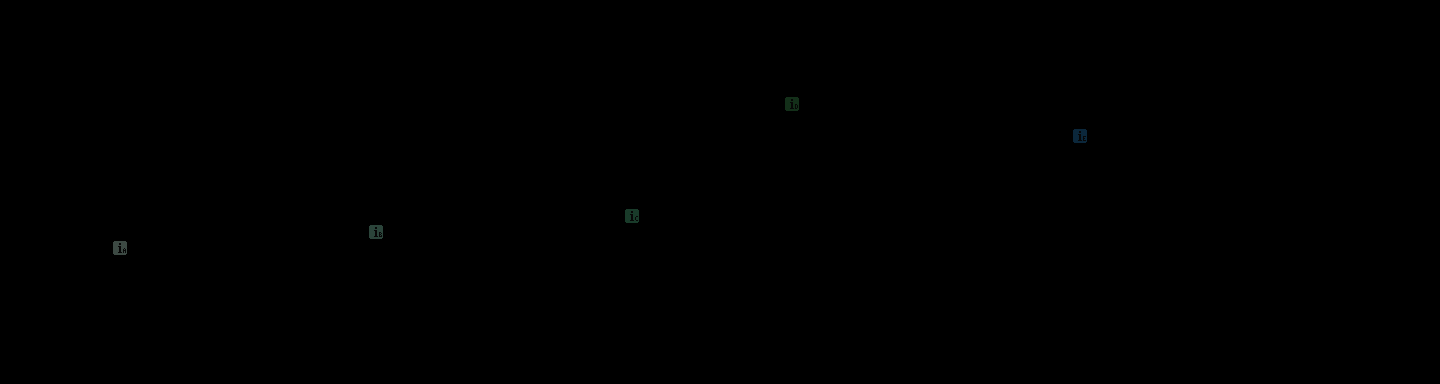

The image is a tile-based game level rendered from a .tmx file. Its description and source (layers, tilesets, objects; grid data summarised) follow:
An orthogonal 90x24 tile map with 16x16 px tiles, 1 tile layer (Tile_Info), 2 hidden layers not drawn, 3 tilesets.

<map version="1.0" tiledversion="1.1.5" orientation="orthogonal" renderorder="right-down" width="90" height="24" tilewidth="16" tileheight="16" infinite="0" nextobjectid="1">
 <tileset firstgid="1" source="../TerrainSample.tsx" />
 <tileset firstgid="65" source="../InfoMaps.tsx" />
 <tileset firstgid="129" source="../EnemyTile.tsx" />
 <layer name="Tile_Terrain" width="90" height="24" visible="0" opacity="0.74">
  <data>[2160 cells, 912 non-empty, 9 distinct tile ids]</data>
 </layer>
 <layer name="Tile_Enemy" width="90" height="24" visible="0">
  <data>[2160 cells, 5 non-empty, 1 distinct tile ids]</data>
 </layer>
 <layer name="Tile_Info" width="90" height="24" opacity="0.29">
  <data>[2160 cells, 5 non-empty, 5 distinct tile ids]</data>
 </layer>
</map>
